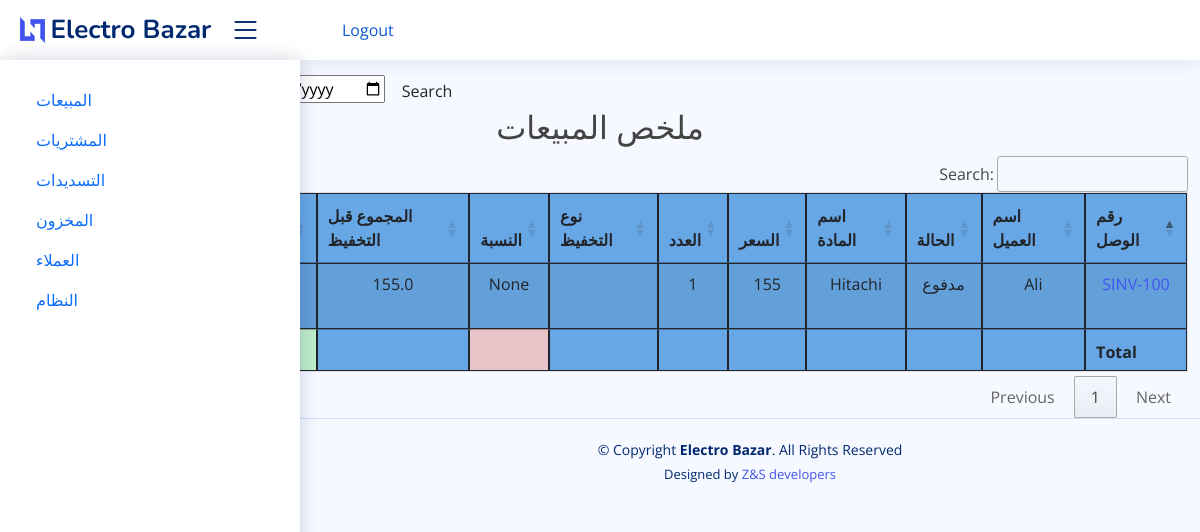
Page /sales_report on the earlier database version.
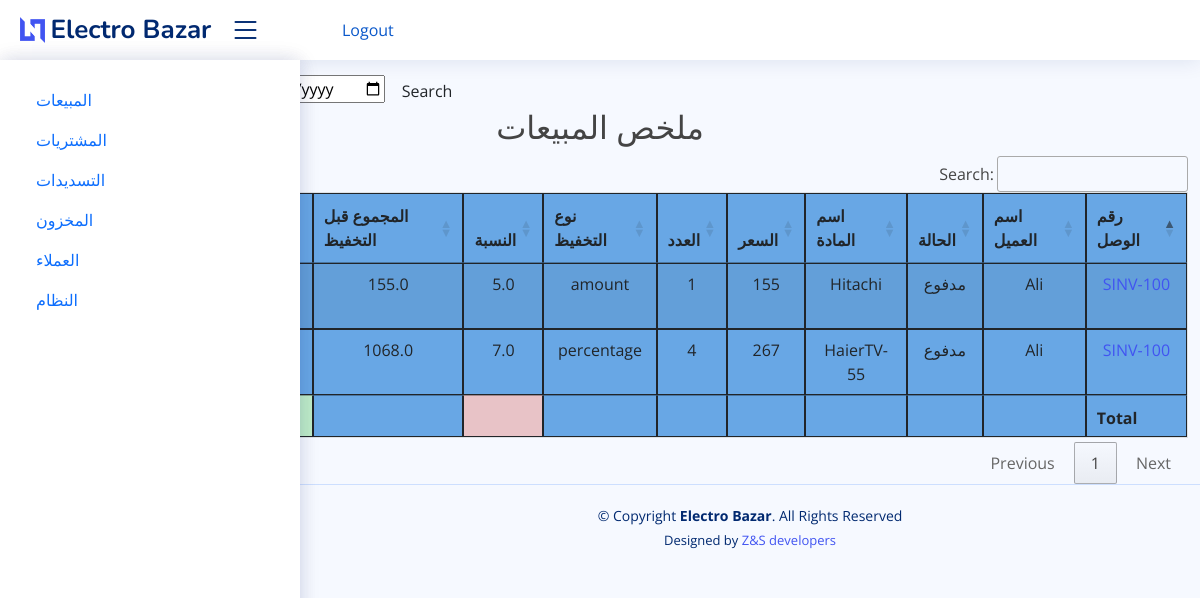
Same page on the later database version.
### electro/models.py (models this page shows, shortened)
class SaleItem(models.Model):
    sales_invoice = models.ForeignKey(SaleInvoice, on_delete=models.CASCADE)
    item = models.ForeignKey(Item, on_delete=models.CASCADE)
    qty = models.PositiveSmallIntegerField(default=1)
    sub_total = models.FloatField(validators=[MinValueValidator(0.01)],default=0)
    total_amt = models.FloatField(validators=[MinValueValidator(0.01)],default=0,editable=False)
    sale_date = models.DateTimeField(auto_now_add=True)
    discount_type = models.CharField(max_length=10, choices=(
        ('amount', 'Amount'),
        ('percentage', 'Percentage')
    ), blank=True)
    discount_value = models.FloatField(blank=True, null=True)
    class Meta:
        verbose_name_plural = '9. Sales Item'

class SaleInvoice(models.Model):
    STATUS = (
        ('مدفوع', 'مدفوع'),
        ('غير مدفوع', 'غير مدفوع'),
        ('قسط ', ' قسط'),
    )
    invoice_number = models.CharField(unique=True, editable=False, max_length=10)
    customer_name = models.ForeignKey(Customer, on_delete=models.CASCADE)
    status = models.CharField(max_length=10, choices=STATUS, default='مدفوع')
    date = models.DateTimeField()
    note = models.CharField(max_length=100, blank=True)
    class Meta:
        verbose_name_plural = '3. پسولەی فرۆشتن'

class Customer(models.Model):
    customer_name = models.CharField(max_length=50, blank=True)
    customer_mobile = models.CharField(max_length=50, blank=True)
    customer_address = models.TextField(blank=True)
    city = models.CharField(max_length=50, blank=True)
    class Meta:
        verbose_name_plural = '2. کڕیار'
    def __str__(self):
        return self.customer_name

class Item(models.Model):
    PRICELIST = (
        ('مفرد', 'مفرد'),
        ('جملة', 'جملة'),
        ('شراء', 'شراء'),
        ('قسط', 'قسط'),
    )
    name = models.CharField(max_length=255)
    price = models.PositiveIntegerField(default=1)
    price_list = models.CharField(max_length=8, choices=PRICELIST, default='مفرد')
    class Meta:
        verbose_name_plural = 'مواد'

### electro/views.py (the view)
# urls.py: path('sales_report', views.sales_repoert, name="sales_report"),
def sales_repoert(request):
    s_reports = SaleItem.objects.select_related()
    s_inv_reports = SaleInvoice.objects.select_related()
    myFilter = Sales_Filter(request.GET, queryset=s_reports)
    s_reports = myFilter.qs
    reports = list(chain(s_reports, s_inv_reports))
    context = {'s_reports': s_reports, 'myFilter': myFilter}
    return render(request, 'electro/reports/sales_report.html', context)

### electro/templates/electro/reports/sales_report.html (shortened to what this page needs)
{% extends 'electro/base.html' %}
{% block content %}
    <br>
    <br> <br>
    <form class="form-a">
        To: <input type="date" value={{ myFilter.form.min_date }}</input>
        <button type="submit" class="btn btn-b">Search</button>
    </form>
    <h2 class="text-center"> ملخص المبيعات </h2>
    <table id="example1" class="table table-striped" style="background-color: #68a7e5" dir="rtl">
        <thead>
        <tr>
            <th>رقم الوصل</th>
            <th>اسم العميل</th>
            <th>الحالة</th>
            <th>اسم المادة</th>
            <th>السعر</th>
            <th>العدد</th>
            <th>نوع التخفيظ</th>
            <th>النسبة</th>
            <th> المجموع قبل التخفيظ</th>
            <th> المجموع بعد التخفيظ</th>
            <th>التاريخ</th>
        </tr>
        </thead>
        <tbody>
        {% for i in s_reports %}
            <tr align="center">
                <td><a href="{% url 'single_sale' i.sales_invoice.id %}">{{ i.sales_invoice.invoice_number }}</a></td>
                <td>{{ i.sales_invoice.customer_name }}</td>
                <td>{{ i.sales_invoice.status }}</td>
                <td>{{ i.item.name }}</td>
                <td>{{ i.item.price }}</td>
                <td>{{ i.qty }}</td>
                <td>{{ i.discount_type }}</td>
                <td>{{ i.discount_value }}</td>
                <td>{{ i.sub_total }}</td>
                <td>{{ i.total_amt }}</td>
                <td>{{ i.sale_date }}</td>
            </tr>
        {% endfor %}
        </tbody>
        <tfoot>
        <th></th>
        <th></th>
        <th></th>
        <th></th>
        <th></th>
        <th></th>
        <th></th>
        <th style="background-color: #e8c3c7"></th>
        <th></th>
        </tfoot>
    </table>
{% endblock %}

Differences in the rows shown:
changed SaleItem "Hitachi": discount_type (not shown) → "amount"; discount_value "None" → "5.0"
added SaleItem: sales_invoice.invoice_number "SINV-100", sales_invoice.customer_name "Ali", sales_invoice.status "مدفوع", item.name "HaierTV-55", item.price "267", qty "4", discount_type "percentage", discount_value "7.0", sub_total "1068.0"
